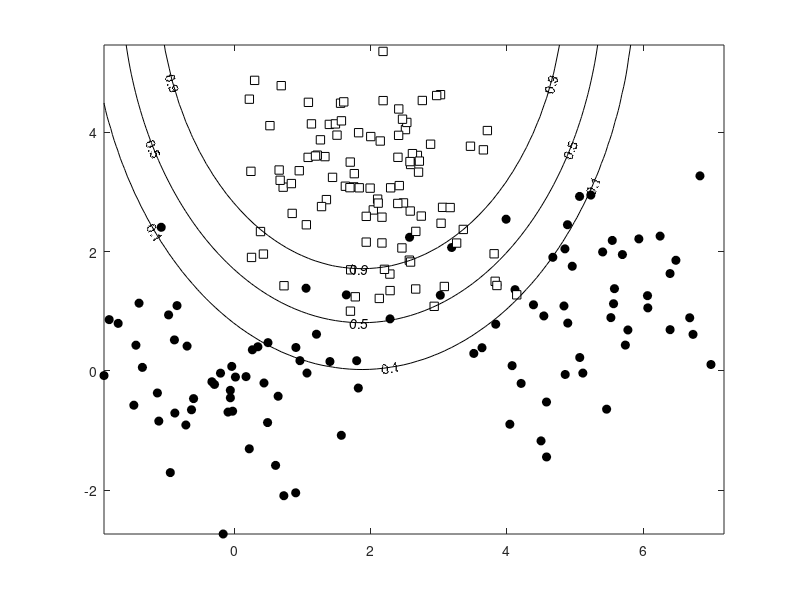
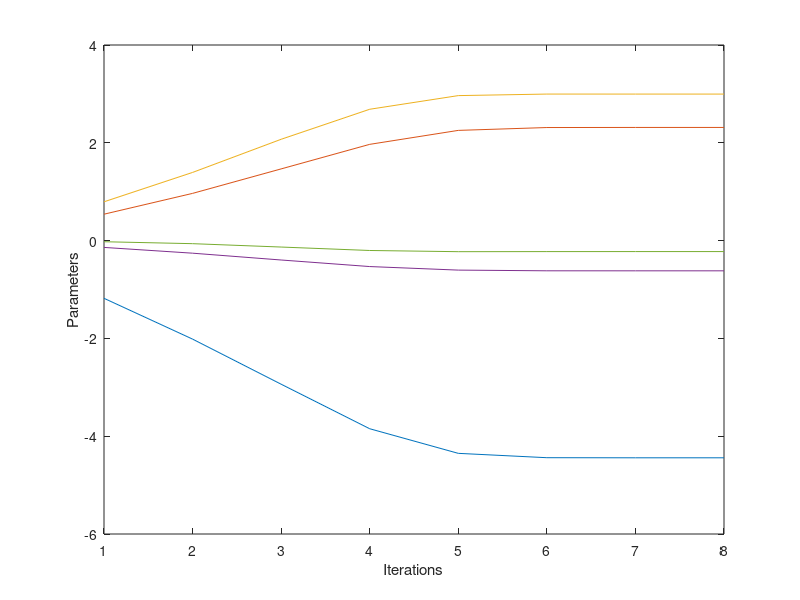

Recreate these plots in MATLAB, in order.
clear all;close all;

%% generate some data
x = [ randn( 50, 2)  + repmat([ 5, 1], 50, 1)];
x = [ x; randn(50,2)];
x = [ x; randn(100,2) + repmat([2 3],100,1)];
t = [ repmat(0,100,1) ;repmat(1,100,1)];

%% Plot the data
ma = { 'ko','ks'};
fc = { [ 0 0 0], [ 1 1 1]};
tv = unique(t);
figure(1);hold off
for i = 1:length(tv)
    pos = find( t == tv(i));
    plot(x(pos,1),x(pos,2),ma{i},'markerfacecolor',fc{i});
    hold on
end

%% Augment the data with nonlinear terms
% w0 + w1*x1 + w1*x2 + w1*x1^2 + w2*x2^2
X = [ x(:,1).^0 x x.^2];

%% Use the Newton-Raphson MAP solution
%Initisliase the parameters
w = repmat(0,size(X,2),1); % Start at zero
tol = 1e-6; % Stopping tolerance
Nits = 100;
w_all = zeros(Nits,size(X,2)); % Store evolution of w values
ss = 10; % Prior variance on the parameters of w
change = inf;
it = 0;
while change>tol & it<=100
    prob_t = 1./(1+exp(-X*w));
    % Gradient
    grad = -(1/ss)*w' + sum(X.*(repmat(t,1,length(w))-repmat(prob_t,1,length(w))),1);
    % Hessian
    H = -X'*diag(prob_t.*(1-prob_t))*X;
    H = H - (1/ss)*eye(length(w));
    % Update w
    w = w - inv(H)*grad';
    it = it + 1;
    w_all(it,:) = w';
    if it>1
        change = sum((w_all(it,:) - w_all(it-1,:)).^2);
    end
end
w_all(it+1:end,:) = [];

%% Plot the parameter convergence
figure(2); hold off
plot(w_all);
xlabel('Iterations');
ylabel('Parameters');

%% Plot the decision contours
[Xv,Yv] = meshgrid(min(x(:,1)):0.1:max(x(:,1)),min(x(:,2)):0.1:max(x(:,2)));
Pvals = 1./(1 + exp(-(w(1) + w(2).*Xv + w(3).*Yv + w(4).*Xv.^2 + w(5).*Yv.^2)));
figure(1); hold off
for i = 1:length(tv)
    pos = find(t==tv(i));
    plot(x(pos,1),x(pos,2),ma{i},'markerfacecolor',fc{i});
    hold on
end
[c,h] = contour(Xv,Yv,Pvals,[0.1 0.5 0.9],'k');
clabel(c,h)
